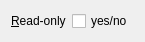
<?xml version="1.0" encoding="UTF-8"?>
<ui version="4.0">
 <class>sf::LayoutEditorPropertyPage</class>
 <widget class="sf::PropertyPage" name="sf::LayoutEditorPropertyPage">
  <property name="geometry">
   <rect>
    <x>0</x>
    <y>0</y>
    <width>145</width>
    <height>41</height>
   </rect>
  </property>
  <property name="windowTitle">
   <string>LayoutEditorPropertyPage</string>
  </property>
  <layout class="QFormLayout" name="formLayout">
   <item row="0" column="0">
    <widget class="QLabel" name="lblReadOnly">
     <property name="toolTip">
      <string>Layout files opened in the editor are readonly.</string>
     </property>
     <property name="text">
      <string>&amp;Read-only</string>
     </property>
     <property name="buddy">
      <cstring>cbReadOnly</cstring>
     </property>
    </widget>
   </item>
   <item row="0" column="1">
    <widget class="QCheckBox" name="cbReadOnly">
     <property name="text">
      <string>yes/no</string>
     </property>
    </widget>
   </item>
  </layout>
 </widget>
 <customwidgets>
  <customwidget>
   <class>sf::PropertyPage</class>
   <extends>QWidget</extends>
   <header>misc/qt/PropertyPage.h</header>
   <container>1</container>
  </customwidget>
 </customwidgets>
 <resources/>
 <connections/>
</ui>
